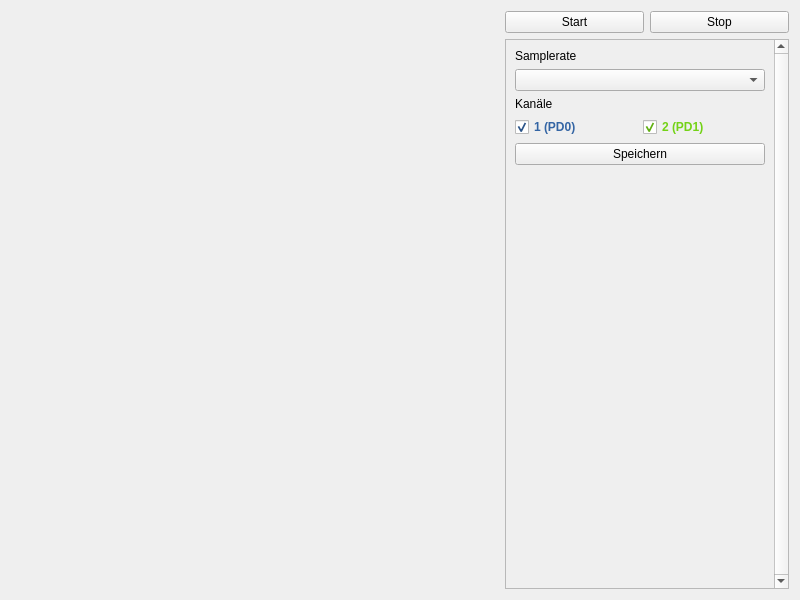
<?xml version="1.0" encoding="UTF-8"?>
<ui version="4.0">
 <class>gui::OscilloscopeForm</class>
 <widget class="QWidget" name="gui::OscilloscopeForm">
  <property name="geometry">
   <rect>
    <x>0</x>
    <y>0</y>
    <width>800</width>
    <height>600</height>
   </rect>
  </property>
  <property name="sizePolicy">
   <sizepolicy hsizetype="Expanding" vsizetype="Expanding">
    <horstretch>0</horstretch>
    <verstretch>0</verstretch>
   </sizepolicy>
  </property>
  <property name="windowTitle">
   <string>Form</string>
  </property>
  <layout class="QHBoxLayout" name="horizontalLayout_2">
   <item>
    <widget class="QwtPlot" name="plot">
     <property name="sizePolicy">
      <sizepolicy hsizetype="Expanding" vsizetype="Expanding">
       <horstretch>0</horstretch>
       <verstretch>0</verstretch>
      </sizepolicy>
     </property>
    </widget>
   </item>
   <item>
    <layout class="QVBoxLayout" name="verticalLayout">
     <item>
      <layout class="QHBoxLayout" name="horizontalLayout">
       <item>
        <widget class="QPushButton" name="startButton">
         <property name="text">
          <string>Start</string>
         </property>
        </widget>
       </item>
       <item>
        <widget class="QPushButton" name="stopButton">
         <property name="text">
          <string>Stop</string>
         </property>
        </widget>
       </item>
      </layout>
     </item>
     <item>
      <widget class="QScrollArea" name="scrollArea">
       <property name="sizePolicy">
        <sizepolicy hsizetype="Minimum" vsizetype="Expanding">
         <horstretch>0</horstretch>
         <verstretch>0</verstretch>
        </sizepolicy>
       </property>
       <property name="verticalScrollBarPolicy">
        <enum>Qt::ScrollBarAlwaysOn</enum>
       </property>
       <property name="horizontalScrollBarPolicy">
        <enum>Qt::ScrollBarAlwaysOff</enum>
       </property>
       <property name="widgetResizable">
        <bool>true</bool>
       </property>
       <widget class="QWidget" name="scrollAreaWidgetContents">
        <property name="geometry">
         <rect>
          <x>0</x>
          <y>0</y>
          <width>318</width>
          <height>548</height>
         </rect>
        </property>
        <property name="styleSheet">
         <string notr="true">#ch3CheckBox {
	color: #edd400;
	font-weight: bold;
}
#ch2CheckBox {
	color: #73d216;
	font-weight: bold;
}
#ch1CheckBox {
	color: #3465a4;
	font-weight: bold;
}
#ch4CheckBox {
	color: #cc0000;
	font-weight: bold;
}</string>
        </property>
        <layout class="QVBoxLayout" name="verticalLayout_2">
         <item>
          <widget class="QLabel" name="label_2">
           <property name="text">
            <string>Samplerate</string>
           </property>
          </widget>
         </item>
         <item>
          <widget class="QComboBox" name="samplerateBox"/>
         </item>
         <item>
          <widget class="QLabel" name="label">
           <property name="text">
            <string>Kanäle</string>
           </property>
          </widget>
         </item>
         <item>
          <layout class="QGridLayout" name="gridLayout">
           <item row="0" column="0">
            <widget class="QCheckBox" name="ch1CheckBox">
             <property name="text">
              <string>1 (PD0)</string>
             </property>
             <property name="checked">
              <bool>true</bool>
             </property>
            </widget>
           </item>
           <item row="0" column="1">
            <widget class="QCheckBox" name="ch2CheckBox">
             <property name="text">
              <string>2 (PD1)</string>
             </property>
             <property name="checked">
              <bool>true</bool>
             </property>
            </widget>
           </item>
          </layout>
         </item>
         <item>
          <widget class="QPushButton" name="saveButton">
           <property name="minimumSize">
            <size>
             <width>250</width>
             <height>0</height>
            </size>
           </property>
           <property name="text">
            <string>Speichern</string>
           </property>
          </widget>
         </item>
         <item>
          <spacer name="verticalSpacer">
           <property name="orientation">
            <enum>Qt::Vertical</enum>
           </property>
           <property name="sizeHint" stdset="0">
            <size>
             <width>20</width>
             <height>40</height>
            </size>
           </property>
          </spacer>
         </item>
        </layout>
       </widget>
      </widget>
     </item>
    </layout>
   </item>
  </layout>
 </widget>
 <customwidgets>
  <customwidget>
   <class>QwtPlot</class>
   <extends>QFrame</extends>
   <header>qwt_plot.h</header>
   <container>1</container>
  </customwidget>
 </customwidgets>
 <resources/>
 <connections/>
</ui>
